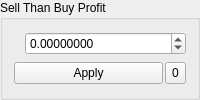
    <widget class="QGroupBox" name="groupBox_3">
     <property name="sizePolicy">
      <sizepolicy hsizetype="Maximum" vsizetype="Maximum">
       <horstretch>0</horstretch>
       <verstretch>0</verstretch>
      </sizepolicy>
     </property>
     <property name="accessibleName">
      <string>TR00040</string>
     </property>
     <property name="title">
      <string>Sell Than Buy Profit</string>
     </property>
     <layout class="QGridLayout" name="gridLayout_19">
      <property name="horizontalSpacing">
       <number>2</number>
      </property>
      <item row="1" column="0" colspan="2">
       <widget class="QPushButton" name="buyTotalBtcAllIn_3">
        <property name="sizePolicy">
         <sizepolicy hsizetype="Preferred" vsizetype="Fixed">
          <horstretch>0</horstretch>
          <verstretch>0</verstretch>
         </sizepolicy>
        </property>
        <property name="minimumSize">
         <size>
          <width>60</width>
          <height>0</height>
         </size>
        </property>
        <property name="maximumSize">
         <size>
          <width>16777215</width>
          <height>16777215</height>
         </size>
        </property>
        <property name="accessibleName">
         <string>TR00039</string>
        </property>
        <property name="text">
         <string>Apply</string>
        </property>
       </widget>
      </item>
      <item row="0" column="0">
       <widget class="QLabel" name="btcLabel8_2">
        <property name="sizePolicy">
         <sizepolicy hsizetype="Maximum" vsizetype="Preferred">
          <horstretch>0</horstretch>
          <verstretch>0</verstretch>
         </sizepolicy>
        </property>
        <property name="font">
         <font>
          <pointsize>11</pointsize>
          <weight>50</weight>
          <bold>false</bold>
         </font>
        </property>
        <property name="styleSheet">
         <string notr="true">color: #996515</string>
        </property>
        <property name="text">
         <string/>
        </property>
        <property name="alignment">
         <set>Qt::AlignCenter</set>
        </property>
       </widget>
      </item>
      <item row="1" column="2">
       <widget class="QToolButton" name="zeroBuyThanSellProfit_2">
        <property name="sizePolicy">
         <sizepolicy hsizetype="Maximum" vsizetype="Preferred">
          <horstretch>0</horstretch>
          <verstretch>0</verstretch>
         </sizepolicy>
        </property>
        <property name="text">
         <string>0</string>
        </property>
       </widget>
      </item>
      <item row="0" column="1" colspan="2">
       <widget class="QDoubleSpinBox" name="sellThanBuySpinBox">
        <property name="sizePolicy">
         <sizepolicy hsizetype="Preferred" vsizetype="Fixed">
          <horstretch>0</horstretch>
          <verstretch>0</verstretch>
         </sizepolicy>
        </property>
        <property name="minimumSize">
         <size>
          <width>100</width>
          <height>0</height>
         </size>
        </property>
        <property name="prefix">
         <string/>
        </property>
        <property name="decimals">
         <number>8</number>
        </property>
        <property name="minimum">
         <double>-999999999.000000000000000</double>
        </property>
        <property name="maximum">
         <double>999999999.000000000000000</double>
        </property>
        <property name="singleStep">
         <double>0.100000000000000</double>
        </property>
       </widget>
      </item>
     </layout>
    </widget>
